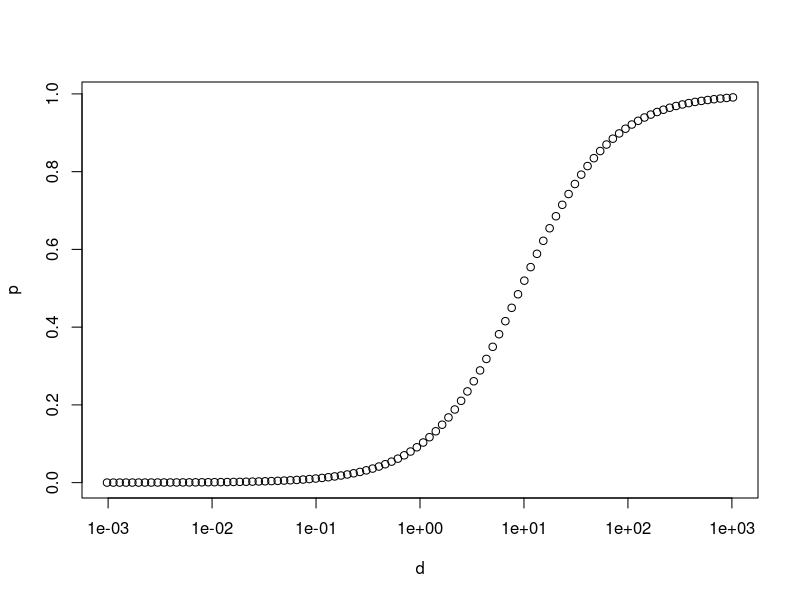

Generate this figure with R:
########
# Functions we need
########

# Make the instantaneous rate matrix for the epistatic model on site-pairs
assembleEpiQ <- function(er,df,epistasis_d) {
  
  S <- matrix(0,4,4)
  S[lower.tri(S)] <- er
  S <- t(S)
  S[lower.tri(S)] <- er
  
  d1 <- c(1,1,1,1,2,2,2,2,3,3,3,3,4,4,4,4)
  d2 <- c(1,2,3,4,1,2,3,4,1,2,3,4,1,2,3,4)
  
  unscaled_Q <- matrix(0,16,16)
  mu <- 0
  for (i in 1:16) {
    # x_1 and x_2 help us tell what cell in the GTR model we'd be in
    # Namely, they tell us the first nucleotide and second nucleotide in the "from" doublet under consideration
    x_1 = d1[i]
    x_2 = d2[i]
    
    for (j in 1:16) {
      # y_1 and y_2 tell us the same thing for the "to" doublet
      y_1 = d1[j]
      y_2 = d2[j]
      
      if (i == j) { # Catch diagonal entries first, this allows us to not add exceptions to our cases in next if statements
        unscaled_Q[i,j] = 0
      } else if ( (x_1 == 1 && x_2 == 4 || x_1 == 4 && x_2 == 1 || x_1 == 2 && x_2 == 3 || x_1 == 3 && x_2 == 2) && (y_1 == 1 && y_2 == 4 || y_1 == 4 && y_2 == 1 || y_1 == 2 && y_2 == 3 || y_1 == 3 && y_2 == 2) ) {  # Change from one canonically paired doublet to another
        unscaled_Q[i,j] <- abs(epistasis_d * S[x_1,y_1] * S[x_2,y_2] * df[j])
        mu <- mu + df[i] * unscaled_Q[i,j]
      } else if (x_2 == y_2) { # single base change at first base, second base is the same
        unscaled_Q[i,j] <- abs(S[x_1,y_1] * df[j])
        mu <- mu + df[i] * unscaled_Q[i,j] * 0.5
      } else if (x_1 == y_1) { # single base change at second base, first base is the same
        unscaled_Q[i,j] <- abs(S[x_2,y_2] * df[j])
        mu <- mu + df[i] * unscaled_Q[i,j] * 0.5
      } else { # double mutation of a disallowed variety
        unscaled_Q[i,j] = 0
      }
    }
  }
  
  Q_epi <- 1/mu * unscaled_Q
  
  diag(Q_epi) <- -rowSums(Q_epi)
  
  return(Q_epi)
}

# Calculate the proportion of substitutions that are doublet substitutions
rateProportionDoublets <- function(er,df,epistasis_d) {
  # recover()
  
  Q_epi <- assembleEpiQ(er,df,epistasis_d)
  
  sum_doublet <- 0
  sum_single <- 0
  
  d1 <- c(1,1,1,1,2,2,2,2,3,3,3,3,4,4,4,4)
  d2 <- c(1,2,3,4,1,2,3,4,1,2,3,4,1,2,3,4)
  
  for (i in 1:16) {
    # x_1 and x_2 help us tell what cell in the GTR model we'd be in
    # Namely, they tell us the first nucleotide and second nucleotide in the "from" doublet under consideration
    x_1 = d1[i]
    x_2 = d2[i]
    
    for (j in 1:16) {
      # y_1 and y_2 tell us the same thing for the "to" doublet
      y_1 = d1[j]
      y_2 = d2[j]
      if (i != j) {
        if ( (x_1 == 1 && x_2 == 4 || x_1 == 4 && x_2 == 1 || x_1 == 2 && x_2 == 3 || x_1 == 3 && x_2 == 2) && (y_1 == 1 && y_2 == 4 || y_1 == 4 && y_2 == 1 || y_1 == 2 && y_2 == 3 || y_1 == 3 && y_2 == 2) ) {  # Change from one canonically paired doublet to another
          sum_doublet <- sum_doublet + Q_epi[i,j]
        } else if (x_2 == y_2) { # single base change at first base, second base is the same
          sum_single <- sum_single + Q_epi[i,j]
        } else if (x_1 == y_1) { # single base change at second base, first base is the same
          sum_single <- sum_single + Q_epi[i,j]
        }
      }
    }
  }
  return(sum_doublet/(sum_doublet + sum_single))
}

#######
# Calculate stuff!
#######

# Our flu exchange rates
er <- c(1.882161, 7.009179, 0.914813, 0.495852, 7.666181, 1.000000)
er <- er/sum(er)

# Nasrallah and Huelsenbeck's exchange rates
S <- c(1,2,1,1,2,1)
S <- S/sum(S)
  
# Nasrallah and Huelsenbeck's doublet stationary frequencies
df <- c(0.015, 0.025, 0.011, 0.15, 0.0175, 0.019, 0.175, 0.014,0.014, 0.22, 0.01, 0.06, 0.14, 0.04, 0.065, 0.0245)
df <- df/sum(df)

# Our values in the study
rateProportionDoublets(er,df,0.5)
rateProportionDoublets(er,df,2)
rateProportionDoublets(er,df,8)

# Large sequence
d <- exp(seq(log(1/1024),log(1024),length.out=100))

p <- sapply(d,function(this_d){rateProportionDoublets(er,df,this_d)})

plot(d,p,log="x")

